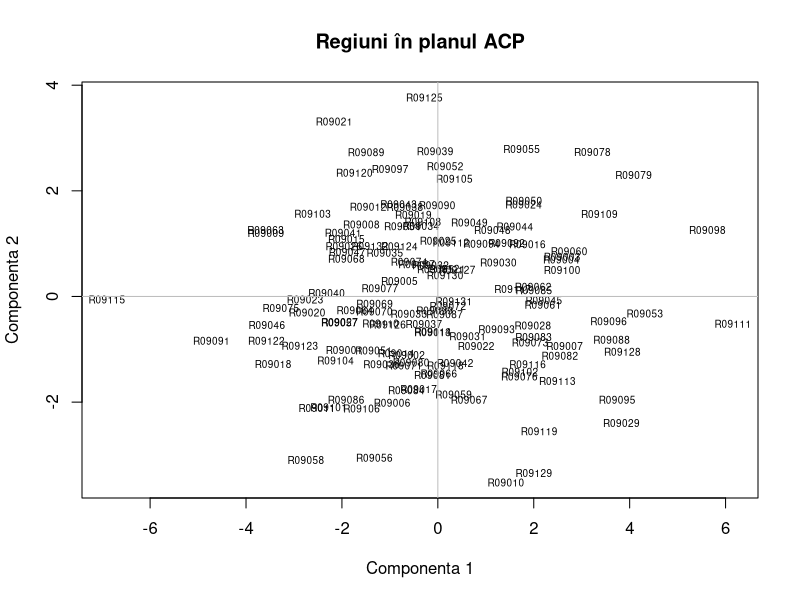

Write the R code that produced this figure.
# Date de exercițiu; rulează tu, dacă dorești. Nu necesită pachete externe.
# Salvează CSV-ul și acest script în același folder; setează acel folder în R.
d <- read.csv("model-10.csv", row.names = 1, check.names = FALSE)
R <- cor(d)
e <- eigen(R, symmetric = TRUE)
V <- e$vectors
anchors <- c(6,1,8,3,2,6,5,8)
for (j in seq_len(ncol(V))) if (V[anchors[j], j] < 0) V[,j] <- -V[,j]
factor <- sweep(V, 2, sqrt(e$values), "*")
rownames(factor) <- colnames(d)
colnames(factor) <- paste0("Dim", seq_len(ncol(d)))
scoruri <- scale(d) %*% V
rownames(scoruri) <- rownames(d)
print(round(R, 3))
print(round(cbind(lambda=e$values, procent=100*e$values/ncol(d), cumulat=cumsum(100*e$values/ncol(d))), 3))
print(round(factor[,1:2], 3))
print(round(cbind(Dim1=factor[,1], Dim2=factor[,2], ctr1=100*V[,1]^2, ctr2=100*V[,2]^2), 3))
plot(scoruri[,1:2], type="n", xlab="Componenta 1", ylab="Componenta 2", main="Regiuni în planul ACP")
text(scoruri[,1:2], labels=rownames(d), cex=.6)
abline(h=0,v=0,col="grey")
# Scorurile folosesc standardizarea cu abaterea standard de eșantion.
# Față de alte funcții PCA, semnul axelor sau scara scorurilor pot diferi.
